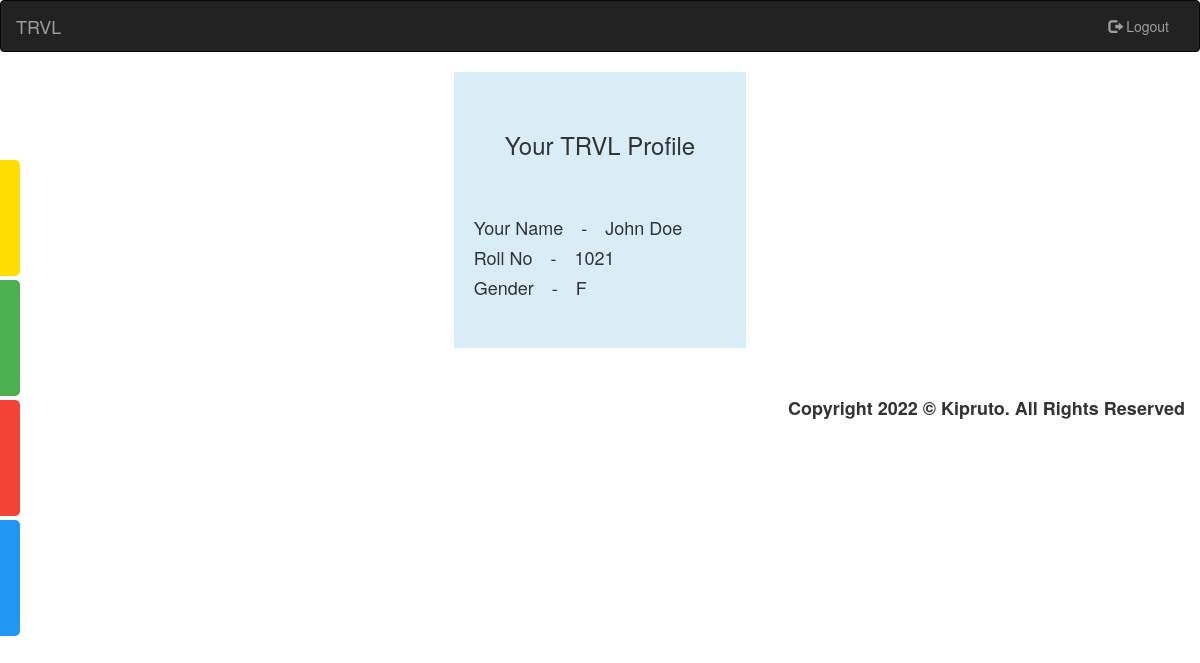
The app's page /passenger/profile.php (signed in) with its own data.
### tables this page shows
CREATE TABLE `staff` (
  `EID` int(11) NOT NULL,
  `EName` varchar(30) DEFAULT NULL,
  `Gender` varchar(5) DEFAULT NULL
);

### passenger/profile.php (the view, shortened to what this page needs)
<!DOCTYPE html>
<html lang="en">
<?php
	require_once '../Dao/connection.php';
    require_once 'header.php';
?>
<body>
	<?php require_once 'navbar.php' ;	?>
	<div id="mySidenav" class="sidenav">
		<a href="dashboard.php" id="dashboard">Go Home<span class="glyphicon glyphicon-home"></span></a>
		<a href="view_tickets.php" id="view">View Tickets<span class="glyphicon glyphicon-qrcode"></span></a>
		<a href="cancelTicket.php" id="cancel">Cancel Tickets<span class="glyphicon glyphicon-remove-circle"></span></a>
		<a href="profile.php" id="profile">Your Profile<span class="glyphicon glyphicon-user"></span></a>
	</div>
	<?php
		$sql="SELECT Type FROM trvl.passenger WHERE ID='$userID'";
		$result = $conn->query($sql);
		$row = $result->fetch_assoc();
		$userType=$row['Type'];
		if($userType=='Student'){
			$sql_instance="SELECT * FROM trvl.student WHERE RollNo='$userID'";
			$result = $conn->query($sql_instance);
			$row = $result->fetch_assoc();
			echo '<center><div class="container-fluid">
							<div class="card bg-info pl-2" style="width:25%">
								<br><br>
								<div class="card-header"><h3>Your TRVL Profile</h3></div><br><br>
								<h4 class="card-body text-justify">&nbsp;&nbsp;&nbsp;&nbsp;Your Name&emsp;-&emsp;'.$row['SName'].'</h4>
									<h4 class="card-body text-justify">&nbsp;&nbsp;&nbsp;&nbsp;Roll No&emsp;-&emsp;'.$row['RollNo'].' </h4>
									<h4 class="card-body text-justify">&nbsp;&nbsp;&nbsp;&nbsp;Batch&emsp;-&emsp;'.$row['Batch'].'</h4>
									<h4 class="card-body text-justify">&nbsp;&nbsp;&nbsp;&nbsp;Branch&emsp;-&emsp;'.$row['Branch'].'</h4>
									<h4 class="card-body text-justify">&nbsp;&nbsp;&nbsp;&nbsp;Gender Group&emsp;-&emsp;'.$row['Gender'].'</h4>
									<br><br>
							</div>
							</div>
						</div><br><br>';
		}else{
			$sql_instance="SELECT * FROM trvl.staff WHERE EID='$userID';";
			$result = $conn->query($sql_instance);
			$row = $result->fetch_assoc();
			echo '<center><div class="container-fluid">
							<div class="card bg-info pl-2" style="width:25%">
								<br><br>
								<div class="card-header"><h3>Your TRVL Profile</h3></div><br><br>
								<h4 class="card-body text-justify">&nbsp;&nbsp;&nbsp;&nbsp;Your Name&emsp;-&emsp;'.$row['EName'].'</h4>
									<h4 class="card-body text-justify">&nbsp;&nbsp;&nbsp;&nbsp;Roll No&emsp;-&emsp;'.$row['EID'].' </h4>
									<h4 class="card-body text-justify">&nbsp;&nbsp;&nbsp;&nbsp;Gender&emsp;-&emsp;'.$row['Gender'].'</h4>
									<br><br>
							</div>
							</div>
						</div><br><br>';
		}
	?>
	<?php require_once 'footer.php' ?>
</body>

### passenger/css/sidebar.css (style rules this page uses)
#mySidenav a { position: absolute; left: -80px; transition: 0.3s; padding: 15px; width: 100px; text-decoration: none; font-size: 20px; color: white; border-radius: 0 5px 5px 0; }
#dashboard { top: 160px; background-color: #FFDF00; }
#view { top: 280px; background-color: #4CAF50; }
#cancel { top: 400px; background-color: #f44336; }
#profile { top: 520px; background-color: #2196F3; }

### records on screen
staff: EName "John Doe", EID "1021", Gender "F"
